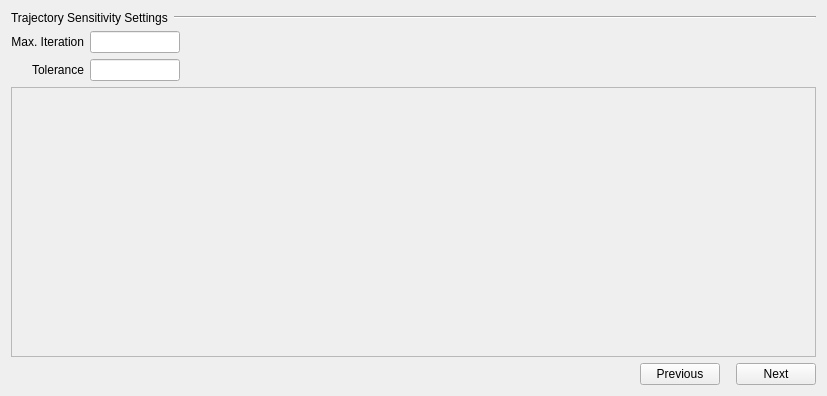
<?xml version="1.0" encoding="UTF-8"?>
<ui version="4.0">
 <class>ts_setting</class>
 <widget class="QWidget" name="ts_setting">
  <property name="geometry">
   <rect>
    <x>0</x>
    <y>0</y>
    <width>827</width>
    <height>396</height>
   </rect>
  </property>
  <property name="sizePolicy">
   <sizepolicy hsizetype="Preferred" vsizetype="Preferred">
    <horstretch>0</horstretch>
    <verstretch>0</verstretch>
   </sizepolicy>
  </property>
  <property name="minimumSize">
   <size>
    <width>827</width>
    <height>396</height>
   </size>
  </property>
  <property name="windowTitle">
   <string>Form</string>
  </property>
  <layout class="QGridLayout" name="gridLayout">
   <item row="3" column="0">
    <layout class="QHBoxLayout" name="horizontalLayout_6">
     <item>
      <spacer name="horizontalSpacer_2">
       <property name="orientation">
        <enum>Qt::Horizontal</enum>
       </property>
       <property name="sizeHint" stdset="0">
        <size>
         <width>40</width>
         <height>20</height>
        </size>
       </property>
      </spacer>
     </item>
     <item>
      <widget class="QPushButton" name="previous">
       <property name="text">
        <string>Previous</string>
       </property>
      </widget>
     </item>
     <item>
      <spacer name="horizontalSpacer">
       <property name="orientation">
        <enum>Qt::Horizontal</enum>
       </property>
       <property name="sizeType">
        <enum>QSizePolicy::Fixed</enum>
       </property>
       <property name="sizeHint" stdset="0">
        <size>
         <width>10</width>
         <height>20</height>
        </size>
       </property>
      </spacer>
     </item>
     <item>
      <widget class="QPushButton" name="next">
       <property name="text">
        <string>Next</string>
       </property>
      </widget>
     </item>
    </layout>
   </item>
   <item row="2" column="0">
    <widget class="QScrollArea" name="scrollArea">
     <property name="sizePolicy">
      <sizepolicy hsizetype="Preferred" vsizetype="Expanding">
       <horstretch>0</horstretch>
       <verstretch>0</verstretch>
      </sizepolicy>
     </property>
     <property name="widgetResizable">
      <bool>true</bool>
     </property>
     <widget class="QWidget" name="scrollAreaWidgetContents">
      <property name="geometry">
       <rect>
        <x>0</x>
        <y>0</y>
        <width>807</width>
        <height>248</height>
       </rect>
      </property>
      <layout class="QGridLayout" name="gridLayout_2">
       <item row="0" column="0">
        <layout class="QVBoxLayout" name="verticalLayout_3">
         <item>
          <layout class="QHBoxLayout" name="horizontalLayout_9">
           <item>
            <layout class="QVBoxLayout" name="verticalLayout_2">
             <property name="sizeConstraint">
              <enum>QLayout::SetNoConstraint</enum>
             </property>
            </layout>
           </item>
           <item>
            <spacer name="horizontalSpacer_4">
             <property name="orientation">
              <enum>Qt::Horizontal</enum>
             </property>
             <property name="sizeHint" stdset="0">
              <size>
               <width>40</width>
               <height>20</height>
              </size>
             </property>
            </spacer>
           </item>
          </layout>
         </item>
         <item>
          <spacer name="verticalSpacer">
           <property name="orientation">
            <enum>Qt::Vertical</enum>
           </property>
           <property name="sizeHint" stdset="0">
            <size>
             <width>20</width>
             <height>40</height>
            </size>
           </property>
          </spacer>
         </item>
        </layout>
       </item>
      </layout>
     </widget>
    </widget>
   </item>
   <item row="0" column="0">
    <layout class="QHBoxLayout" name="horizontalLayout_7">
     <item>
      <widget class="QLabel" name="label">
       <property name="sizePolicy">
        <sizepolicy hsizetype="Fixed" vsizetype="Preferred">
         <horstretch>0</horstretch>
         <verstretch>0</verstretch>
        </sizepolicy>
       </property>
       <property name="text">
        <string>Trajectory Sensitivity Settings</string>
       </property>
      </widget>
     </item>
     <item>
      <widget class="Line" name="line">
       <property name="orientation">
        <enum>Qt::Horizontal</enum>
       </property>
      </widget>
     </item>
    </layout>
   </item>
   <item row="1" column="0">
    <layout class="QHBoxLayout" name="horizontalLayout_5">
     <item>
      <layout class="QVBoxLayout" name="verticalLayout">
       <item>
        <layout class="QHBoxLayout" name="horizontalLayout">
         <item>
          <widget class="QLabel" name="pop_size_label">
           <property name="text">
            <string>Max. Iteration</string>
           </property>
           <property name="alignment">
            <set>Qt::AlignRight|Qt::AlignTrailing|Qt::AlignVCenter</set>
           </property>
          </widget>
         </item>
         <item>
          <widget class="QLineEdit" name="pop_size">
           <property name="sizePolicy">
            <sizepolicy hsizetype="Fixed" vsizetype="Fixed">
             <horstretch>0</horstretch>
             <verstretch>0</verstretch>
            </sizepolicy>
           </property>
           <property name="maximumSize">
            <size>
             <width>90</width>
             <height>16777215</height>
            </size>
           </property>
          </widget>
         </item>
        </layout>
       </item>
       <item>
        <layout class="QHBoxLayout" name="horizontalLayout_2">
         <item>
          <widget class="QLabel" name="offspring_label">
           <property name="text">
            <string>Tolerance</string>
           </property>
           <property name="alignment">
            <set>Qt::AlignRight|Qt::AlignTrailing|Qt::AlignVCenter</set>
           </property>
          </widget>
         </item>
         <item>
          <widget class="QLineEdit" name="offspring">
           <property name="sizePolicy">
            <sizepolicy hsizetype="Fixed" vsizetype="Fixed">
             <horstretch>0</horstretch>
             <verstretch>0</verstretch>
            </sizepolicy>
           </property>
           <property name="maximumSize">
            <size>
             <width>90</width>
             <height>16777215</height>
            </size>
           </property>
          </widget>
         </item>
        </layout>
       </item>
      </layout>
     </item>
     <item>
      <spacer name="horizontalSpacer_3">
       <property name="orientation">
        <enum>Qt::Horizontal</enum>
       </property>
       <property name="sizeHint" stdset="0">
        <size>
         <width>40</width>
         <height>20</height>
        </size>
       </property>
      </spacer>
     </item>
    </layout>
   </item>
  </layout>
 </widget>
 <resources/>
 <connections/>
</ui>
